Frame 1 (no input): blank canvas, image omitted
Frame 60 (the mouse pressed at the canvas centre just before this capture): blank canvas, image omitted
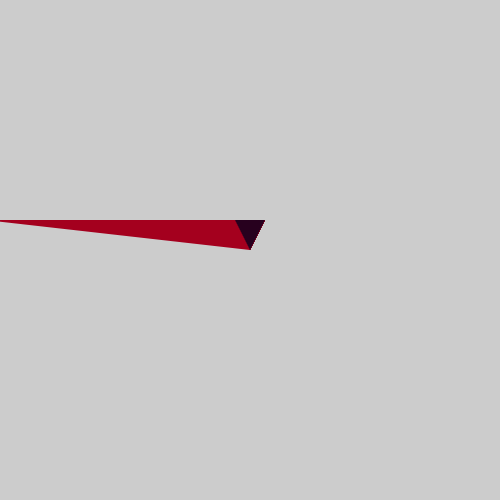
Frame 120 (the mouse held since frame 60 and released just before this capture)

The Processing sketch whose frames 1 and 60 were blank and that drew this single picture after the mouse press (run headless with seeded random() and noise(); from frame 60 on, the mouse is pressed at the canvas centre):

// Processing sketch: processing_174625
// ── processing_174625.pde


int x, y;  

 
 
void setup() {
  size(500, 500);
}

void draw() {
  if (mousePressed == true){
  
    fill(random(255),0,30);
    noStroke();
    triangle(mouseX,  mouseY, pmouseX-15, mouseY-30, mouseX+15, mouseY-30);

  }
}

void keyPressed(){
  switch(key){
case 'z': 
background(200); 
break;
  }
}
